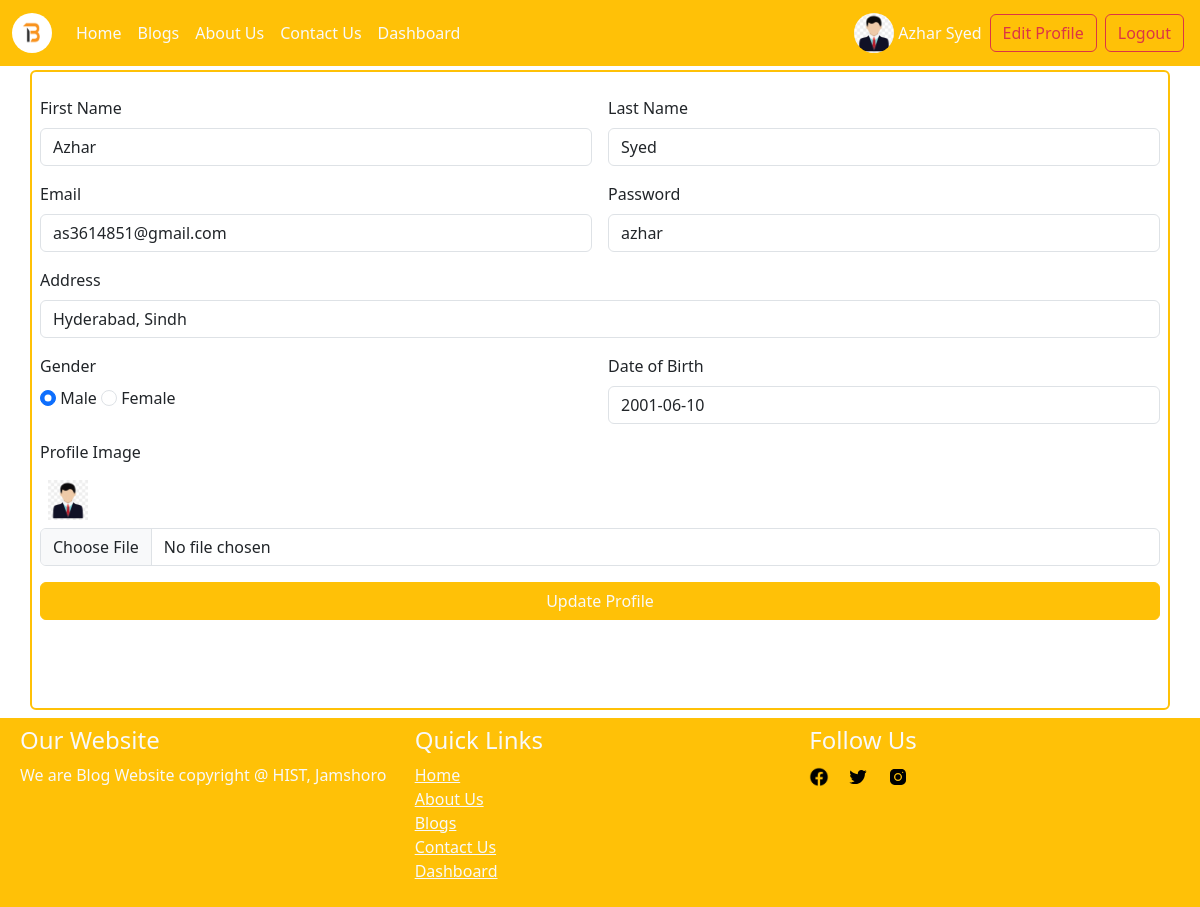
Page /edit-profile.php?user_id=1 (signed in) on the committed database.
### tables this page shows
CREATE TABLE `user` (
  `user_id` int(11) NOT NULL AUTO_INCREMENT,
  `role_id` int(11) DEFAULT 2,
  `first_name` varchar(200) NOT NULL,
  `last_name` varchar(200) NOT NULL,
  `email` varchar(200) NOT NULL,
  `password` varchar(200) NOT NULL,
  `gender` enum('Male','Female') NOT NULL,
  `date_of_birth` date NOT NULL,
  `profile_img` text NOT NULL,
  `home_town` varchar(200) NOT NULL,
  `approval` enum('Pending','Approved','Rejected') NOT NULL DEFAULT 'Pending',
  `status` enum('Active','Inactive') NOT NULL DEFAULT 'Inactive',
  `created_at` timestamp NOT NULL DEFAULT current_timestamp(),
  `updated_at` timestamp NULL DEFAULT NULL,
  PRIMARY KEY (`user_id`),
  UNIQUE KEY `email` (`email`),
  KEY `role_id` (`role_id`),
  CONSTRAINT `user_ibfk_1` FOREIGN KEY (`role_id`) REFERENCES `role` (`role_id`)
);

### require/database-library.php (called while the page is built, shortened)
<?php
class Database{
	public $connection;
	public function __construct($hostname="localhost",$username="root",$password="",$database_name="20518_syed_azhar_ali_shah"){
		$this->connection = mysqli_connect($hostname,$username,$password,$database_name);
	}
	public function user_by_user_id($user_id){
		$this->query = "SELECT * FROM user WHERE user_id = {$user_id}";
		$this->result = mysqli_query($this->connection, $this->query);
		return $this->result;
	}
}
 ?>

### edit-profile.php (the view, shortened to what this page needs)
<?php
require_once('require/general-library.php');
require_once('require/database-library.php');
if (isset($_SESSION['user'])) {
if (isset($_GET['user_id'])) {
	$user_id = $_GET['user_id'];
	$db = new Database();
	$result = $db->user_by_user_id($user_id);
	if ($result->num_rows > 0) {
		$row = mysqli_fetch_assoc($result);
?>
	<div class="container border border-2 border-warning p-2 rounded" style="margin-top: 70px; min-height: 80vh;">
		<form class="row g-3" method="POST" action="user-process.php" enctype="multipart/form-data">
			<div class="col-md-6">
		     <label for="first_name" class="form-label">First Name</label>
		     <input type="text" class="form-control" name="first_name" id="first_name" value="<?php echo $row['first_name']; ?>" required>
			</div>
			<div class="col-md-6">
			 <label for="last_name" class="form-label">Last Name</label>
			 <input type="text" class="form-control" name="last_name" id="last_name" value="<?php echo $row['last_name'] ?>" required>
			</div>
		  <div class="col-md-6">
		    <label for="email" class="form-label">Email</label>
		    <input type="email" class="form-control" name="email" id="email" value="<?php echo $row['email']; ?>" required>
		  </div>
		  <div class="col-md-6">
		    <label for="password" class="form-label">Password</label>
		    <input type="text" class="form-control" name="password" id="password" value="<?php echo $row['password'] ?>" required>
		  </div>
		  <div class="col-12">
		    <label for="address" class="form-label">Address</label>
		    <input type="text" class="form-control" name="address" id="address" placeholder="1234 Main St" value="<?php echo $row['home_town']; ?>" required>
		  </div>
		  <div class="col-md-6">
		  	<div class="mb-2"><label>Gender</label></div>
			  <input class="form-check-input gender" type="radio" name="gender" value="Male" id="gender_male" <?php echo ($row['gender'] == 'Male')?'checked': ''; ?>>
			  <label class="form-check-label" for="gender_male">
			    Male
			  </label>
			  <input class="form-check-input gender" type="radio" name="gender" value="Female" id="gender_female" <?php echo ($row['gender'] == 'Female')?'checked': ''; ?> >
			  <label class="form-check-label" for="gender_female">
			    Female
			  </label>
		  </div>
		  <div class="col-md-6">
		    <label for="date_of_birth" class="form-label">Date of Birth</label>
		    <input type="text" class="form-control" name="date_of_birth" id="date_of_birth" placeholder="YYYY-MM-DD" value="<?php echo $row['date_of_birth']; ?>" required>
		  </div>
		  <div class="col-12">
		      <label for="profile_image" class="form-label">Profile Image</label>
		      <div class="m-1 p-1">
		      	<img src="Profile_Images/<?php echo $row['profile_img']; ?>" style="width: 40px; height: 40px;">
		      </div>
  			  <input class="form-control" type="file" id="profile_image" name="profile_image">
		  </div>
		  <div class="d-grid gap-2">
		    <button type="submit" class="btn btn-warning text-light" name="update_profile" value="update_profile">Update Profile</button>
		  </div>
		</form>
	</div>
<?php
	}
}else{
	header("location: index.php");
}
}else{
	header("location: index.php");
}
 ?>

### main/sidebars.css (style rules this page uses)
body { min-height: 100vh; min-height: -webkit-fill-available; }
html { height: -webkit-fill-available; }

### rows in the picture
user: first_name "Azhar", last_name "Syed", email "as3614851@gmail.com", password "azhar", address "Hyderabad, Sindh", gender "☑ Male", gender "☐ Female", date_of_birth "2001-06-10", profile_img (picture)

### other values in the picture
$_SESSION['user']['first_name'] "Azhar"
$_SESSION['user']['last_name'] "Syed"
